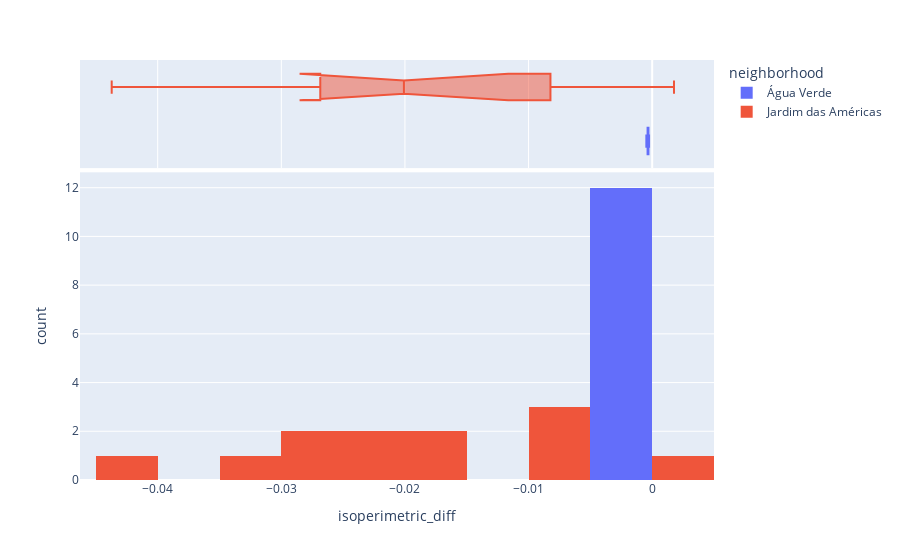

The code cell stored with this chart in its notebook:
### Code cell
px.histogram(gdf, 
             x='isoperimetric_diff', 
            #  y="tip", 
             color="neighborhood",
                   marginal="box", # or violin, rug
                #    hover_data=df.columns
                # range_x=(0,30),
                width = 900,
                nbins=10,
                   )

### Figure 1 — Plotly figure (JSON) as saved in the notebook; plotly's stock layout.template omitted (floating-point values rounded to 4 significant figures)
{"data": [{"alignmentgroup": "True", "bingroup": "x", "hovertemplate": "neighborhood=Água Verde<br>isoperimetric_diff=%{x}<br>count=%{y}<extra></extra>", "legendgroup": "Água Verde", "marker": {"color": "#636efa", "pattern": {"shape": ""}}, "name": "Água Verde", "nbinsx": 10, "offsetgroup": "Água Verde", "orientation": "v", "showlegend": true, "type": "histogram", "x": [-0.000364, -0.0003199, -0.0003399, -0.0003922, -0.0004733, -0.0002539, -0.0003837, -0.0002789, -0.0003219, -0.000283, -0.0003463, -0.0003316], "xaxis": "x", "yaxis": "y"}, {"alignmentgroup": "True", "hovertemplate": "neighborhood=Água Verde<br>isoperimetric_diff=%{x}<extra></extra>", "legendgroup": "Água Verde", "marker": {"color": "#636efa"}, "name": "Água Verde", "notched": true, "offsetgroup": "Água Verde", "showlegend": false, "type": "box", "x": [-0.000364, -0.0003199, -0.0003399, -0.0003922, -0.0004733, -0.0002539, -0.0003837, -0.0002789, -0.0003219, -0.000283, -0.0003463, -0.0003316], "xaxis": "x2", "yaxis": "y2"}, {"alignmentgroup": "True", "bingroup": "x", "hovertemplate": "neighborhood=Jardim das Américas<br>isoperimetric_diff=%{x}<br>count=%{y}<extra></extra>", "legendgroup": "Jardim das Américas", "marker": {"color": "#EF553B", "pattern": {"shape": ""}}, "name": "Jardim das Américas", "nbinsx": 10, "offsetgroup": "Jardim das Américas", "orientation": "v", "showlegend": true, "type": "histogram", "x": [-0.04372, -0.0215, -0.006692, 0.001764, -0.03229, -0.02081, -0.02747, -0.01935, -0.009143, -0.02623, -0.01628, -0.007316], "xaxis": "x", "yaxis": "y"}, {"alignmentgroup": "True", "hovertemplate": "neighborhood=Jardim das Américas<br>isoperimetric_diff=%{x}<extra></extra>", "legendgroup": "Jardim das Américas", "marker": {"color": "#EF553B"}, "name": "Jardim das Américas", "notched": true, "offsetgroup": "Jardim das Américas", "showlegend": false, "type": "box", "x": [-0.04372, -0.0215, -0.006692, 0.001764, -0.03229, -0.02081, -0.02747, -0.01935, -0.009143, -0.02623, -0.01628, -0.007316], "xaxis": "x2", "yaxis": "y2"}], "layout": {"barmode": "relative", "legend": {"title": {"text": "neighborhood"}, "tracegroupgap": 0}, "margin": {"t": 60}, "width": 900, "xaxis": {"anchor": "y", "domain": [0, 1], "title": {"text": "isoperimetric_diff"}}, "xaxis2": {"anchor": "y2", "domain": [0, 1], "matches": "x", "showgrid": true, "showticklabels": false}, "yaxis": {"anchor": "x", "domain": [0, 0.7326], "title": {"text": "count"}}, "yaxis2": {"anchor": "x2", "domain": [0.7426, 1], "matches": "y2", "showgrid": false, "showline": false, "showticklabels": false, "ticks": ""}}}
